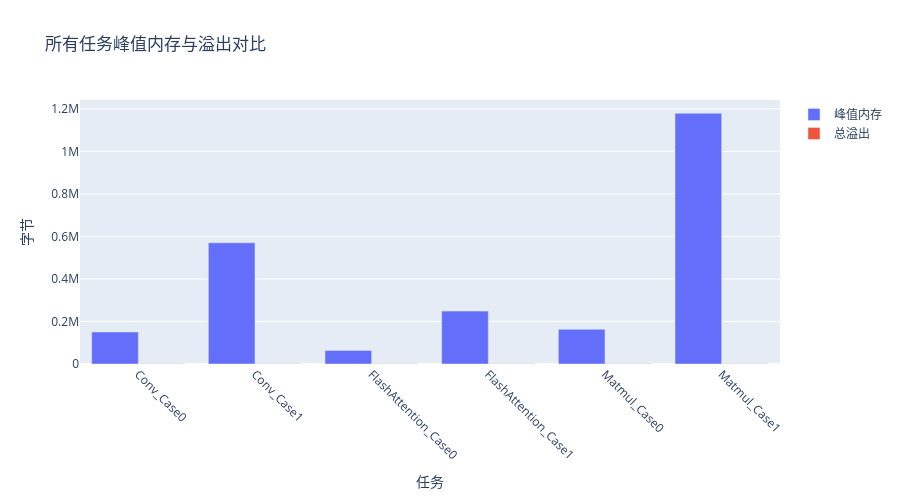

Write notebook code for a chart like this one.
### Markdown cell above
## 1. 所有任务峰值内存与溢出对比

### Code cell
# 对比条形图：峰值内存与溢出
fig = go.Figure()
fig.add_trace(go.Bar(x=summary_df['task'], y=summary_df['peak_memory'], name='峰值内存'))
fig.add_trace(go.Bar(x=summary_df['task'], y=summary_df['total_spill'], name='总溢出'))
fig.update_layout(
    barmode='group', 
    title='所有任务峰值内存与溢出对比', 
    xaxis_title='任务', 
    yaxis_title='字节',
    xaxis={'tickangle': 45},  # 旋转标签避免重叠
    height=500
)
fig.show()

### Figure 1 — Plotly figure (JSON) as saved in the notebook; plotly's stock layout.template omitted (floating-point values rounded to 4 significant figures)
{"data": [{"name": "峰值内存", "type": "bar", "x": ["Conv_Case0", "Conv_Case1", "FlashAttention_Case0", "FlashAttention_Case1", "Matmul_Case0", "Matmul_Case1"], "y": [150663, 569912, 64008, 248848, 163584, 1179392]}, {"name": "总溢出", "type": "bar", "x": ["Conv_Case0", "Conv_Case1", "FlashAttention_Case0", "FlashAttention_Case1", "Matmul_Case0", "Matmul_Case1"], "y": [1260, 820, 1260, 1260, 820, 820]}], "layout": {"barmode": "group", "height": 500, "title": {"text": "所有任务峰值内存与溢出对比"}, "xaxis": {"tickangle": 45, "title": {"text": "任务"}}, "yaxis": {"title": {"text": "字节"}}}}
